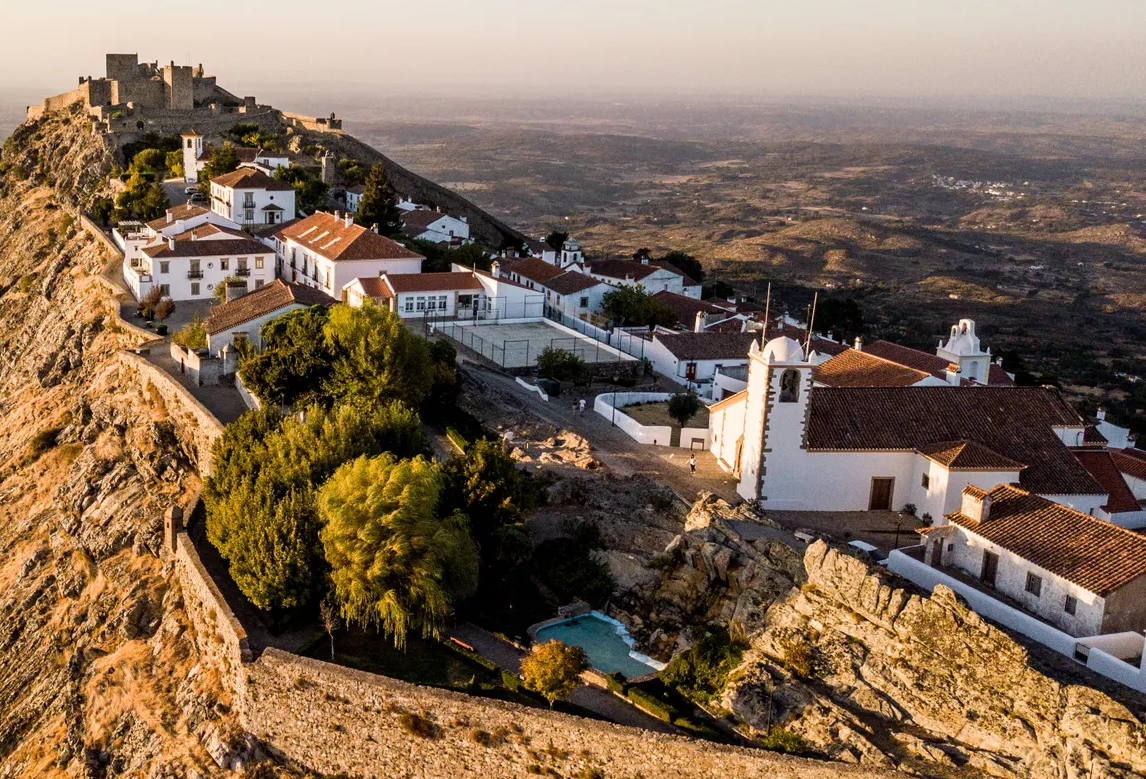
#> input picture Parte06/images/marvao/2.png, 1146 x 779 px, found by its file name
$ python main.py
#> lines starting #> are read from the running program, lines starting #| are printed output that depends on the picture; after the words box and inside, x2 and y2 are one past the last pixel; in counts of white or black regions, pixels touching at a corner belong together
#!/usr/bin/env python3
# shebang line for linux / mac

from copy import deepcopy
import glob
from random import randint
import cv2  # import the opencv library
# from matplotlib import pyplot as plt
import numpy as np
import argparse

# import matplotlib
# matplotlib.use('Agg')


def main():

    # ------------------------------------
    # Setu pargparse
    # ------------------------------------
    parser = argparse.ArgumentParser(
        prog='Traffic car couter',
        description='Counts cars',
        epilog='This is finished')

    # [5 lines of commented-out code are left out]

    parser.add_argument('-qi', '--query_image', type=str, default='/home/ville/Documents/savi_25-26_student/Parte06/images/machu_pichu/2.png')
    parser.add_argument('-ti', '--target_image', type=str, default='/home/ville/Documents/savi_25-26_student/Parte06/images/machu_pichu/1.png')

    args = vars(parser.parse_args())
    print(args)

    # ----------------------------------
    # Load the query and target images
    # ----------------------------------
    q_image = cv2.imread(args['query_image'])
#> q_image is the input picture: shape (779, 1146, 3); mean B, G, R 83, 104.3, 126.1
    q_gray_image = cv2.cvtColor(q_image, cv2.COLOR_BGR2GRAY)  # type: ignore

    t_image = cv2.imread(args['target_image'])
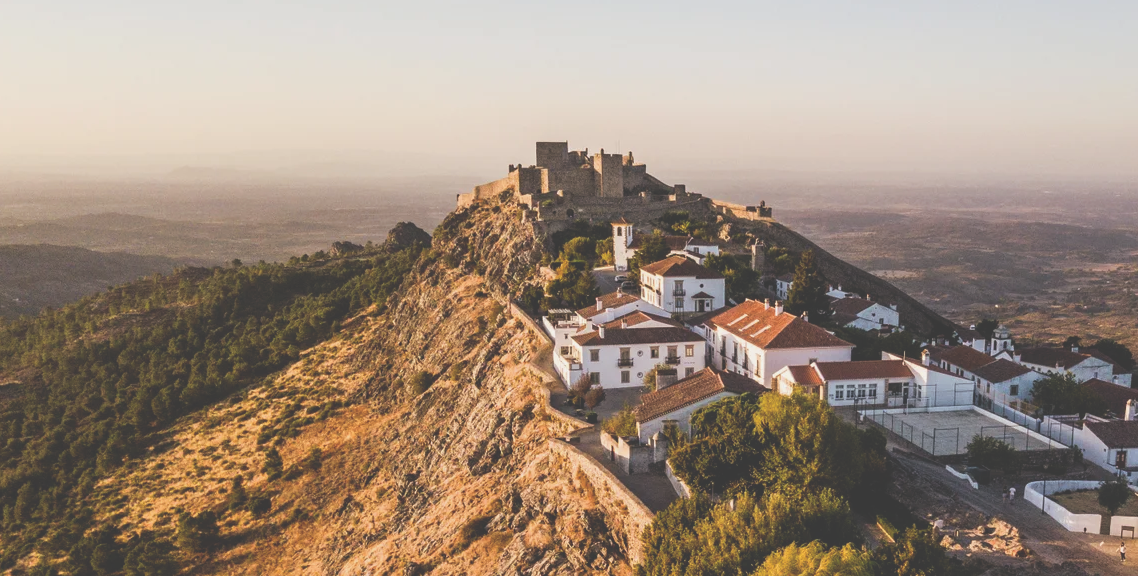
#> input picture Parte06/images/marvao/1.png, 1138 x 576 px, found by its file name
#> t_image is the input picture: shape (576, 1138, 3); mean B, G, R 124.3, 138.9, 156
    t_gray_image = cv2.cvtColor(t_image, cv2.COLOR_BGR2GRAY)  # type: ignore
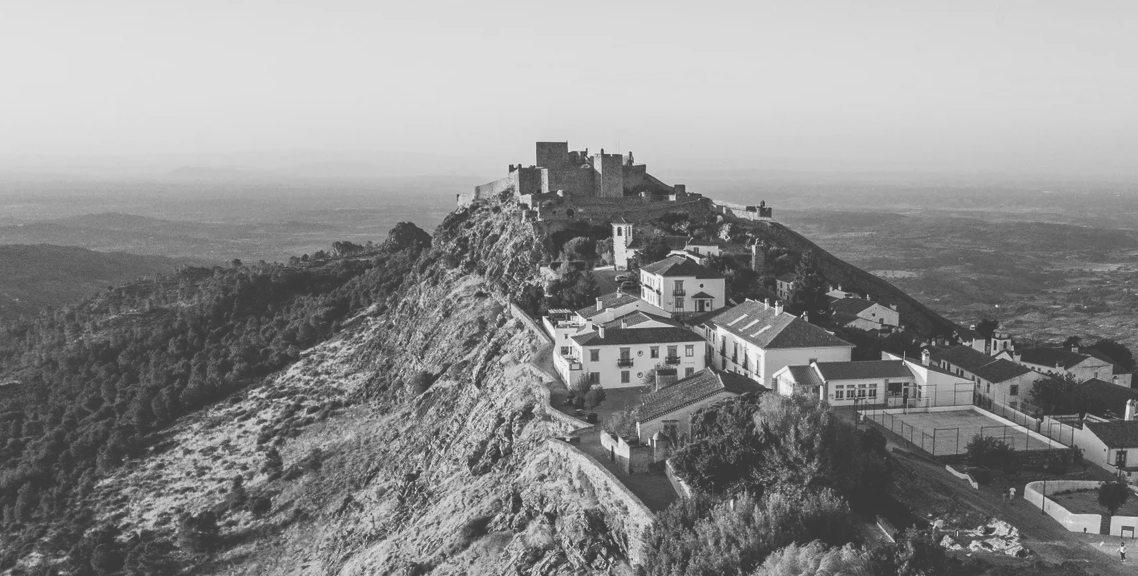
#> t_gray_image: shape (576, 1138); min 57, max 242, mean 142.3

    # ----------------------------------
    # Compute sift keypoints and descriptors
    # ----------------------------------
    sift = cv2.SIFT_create(nfeatures=500)  # create an object for the sift
    q_key_points, q_descriptors = sift.detectAndCompute(q_gray_image, None)
#> q_key_points = 500 keypoints; strongest (x, y, size): (271, 198, 2.3), (857, 339, 2.6), (317, 211, 2), (655, 441, 1.9)
    t_key_points, t_descriptors = sift.detectAndCompute(t_gray_image, None)
#> t_key_points = 500 keypoints; strongest (x, y, size): (747, 299, 1.8), (776, 303, 1.8), (672, 198, 4.4), (602, 150, 2.1)

    # Drawing the keypoints on the query image
    # q_image_gui = deepcopy(q_image)
    # for key_point in q_key_points:  # iterate all keypoints
    #     x = int(key_point.pt[0])
    #     y = int(key_point.pt[1])

    #     color = (randint(0, 255), randint(0, 255), randint(0, 255))
    #     radius = 30
    #     cv2.circle(q_image_gui, (x, y), radius, color, 3)  # type: ignore

    # # Drawing the keypoints on the target image
    # t_image_gui = deepcopy(t_image)
    # for key_point in t_key_points:  # iterate all keypoints
    #     x = int(key_point.pt[0])
    #     y = int(key_point.pt[1])

    #     color = (randint(0, 255), randint(0, 255), randint(0, 255))
    #     radius = 30
    #     cv2.circle(t_image_gui, (x, y), radius, color, 3)  # type: ignore

    # ----------------------------------
    # Feature matching (with David Lowe strategy)
    # ----------------------------------
    index_params = dict(algorithm=1, trees=15)
    search_params = dict(checks=50)
    flann_matcher = cv2.FlannBasedMatcher(index_params, search_params)
    best_matches = flann_matcher.knnMatch(q_descriptors, t_descriptors, k=2)
#> best_matches = 500 matches
    # k = 2 so that for every quaery_point we have the best and the second best matches

    q_image_gui = deepcopy(q_image)
    t_image_gui = deepcopy(t_image)
    # Create a list of matches
    matches = []
    for match_idx, match_vector in enumerate(best_matches):

        best_match = match_vector[0]  # to get the cv2.DMatch from the tuple [match = (cv2.DMatch)]

        # matches.append(best_match)  # taking the winnier, period
        second_best_match = match_vector[1]

        if best_match.distance < second_best_match.distance*0.75:
            matches.append(best_match)  # D. Lowe approach
        else:
            continue

        q_idx = best_match.queryIdx
        t_idx = best_match.trainIdx

        # retrieving the coordinates of the points that are associated in this match
        x_q, y_q = int(q_key_points[q_idx].pt[0]), int(q_key_points[q_idx].pt[1])
        x_t, y_t = int(t_key_points[t_idx].pt[0]), int(t_key_points[t_idx].pt[1])

        color = (randint(0, 255), randint(0, 255), randint(0, 255))
        cv2.circle(q_image_gui, (x_q, y_q), 30, color, 3)
        cv2.circle(t_image_gui, (x_t, y_t), 30, color, 3)
#> this loop made 500 passes
#> (t_idx, x_q, y_q, x_t, y_t, color) on passes 1 to 3: (18, 697, 319, 1127, 407, (197, 215, 20)), (426, 564, 260, 994, 348, (132, 248, 207)), (457, 223, 266, 653, 354, (155, 244, 183))
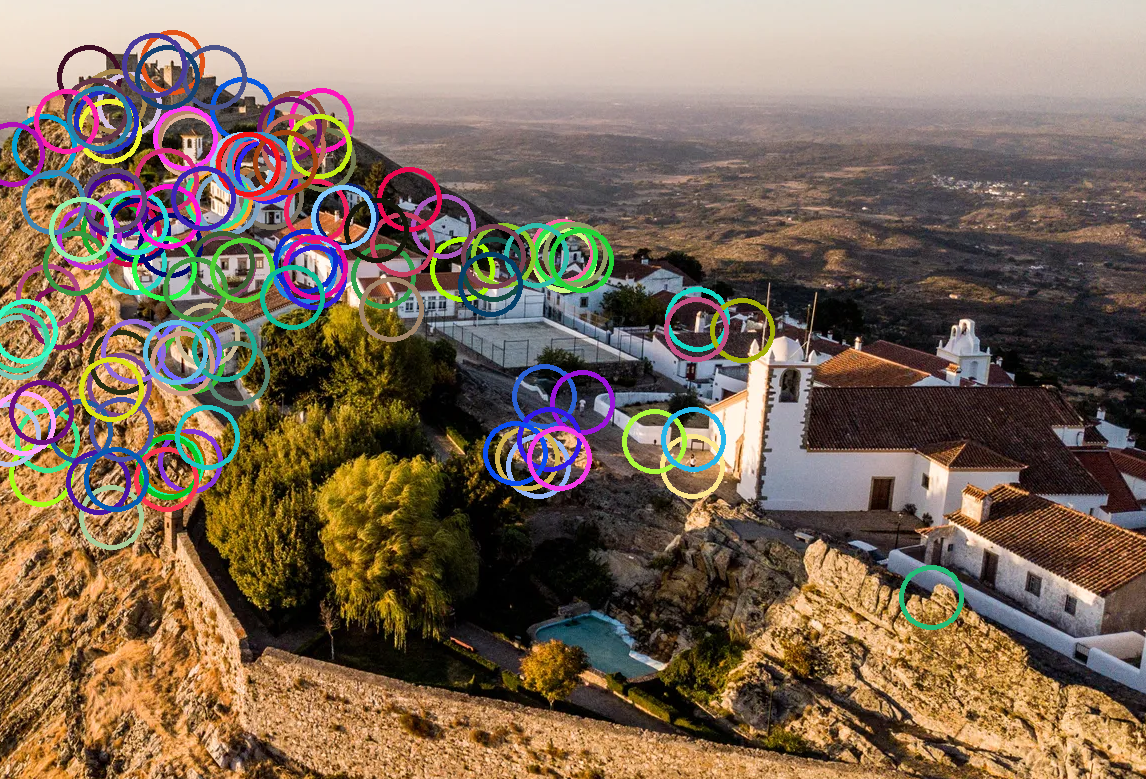
#> q_image_gui: shape (779, 1146, 3); 9.93% of pixels changed, all inside (x1, y1, x2, y2) = (0, 30, 964, 630)
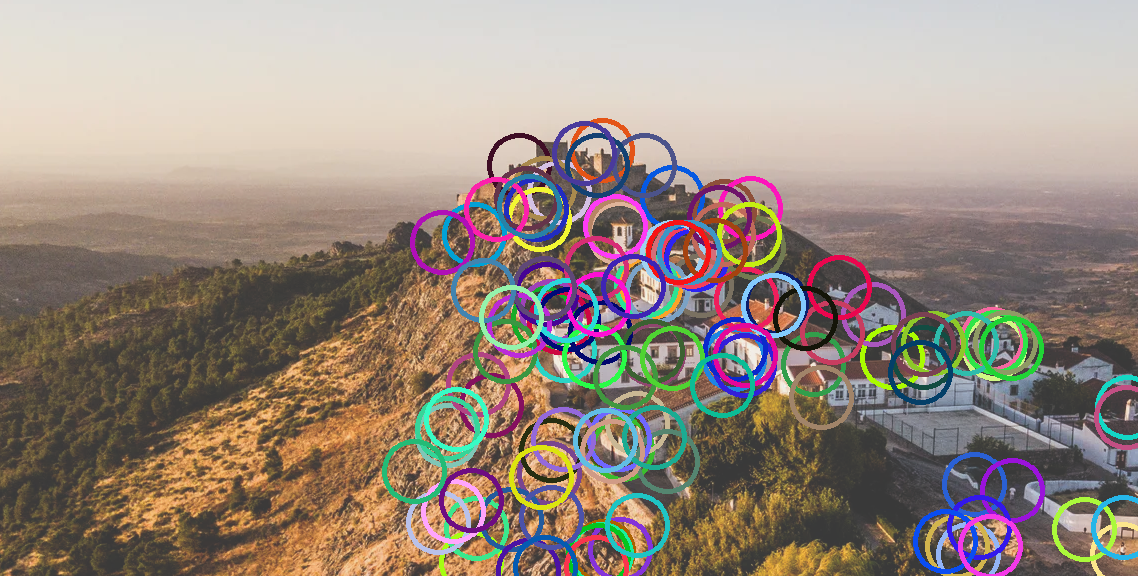
#> t_image_gui: shape (576, 1138, 3); 12.9% of pixels changed, all inside (x1, y1, x2, y2) = (382, 118, 1138, 576)
#> after the loop, matches = 173 matches

    # ------------------------------
    # Compute the transformation between images (homography)
    # q_key_points_nparray should be a numpy ndarray with size (n, 1, 2) of type np.float32
    # ------------------------------

    # Initialize the numpy arrays
    n = len(matches)
#> n = 173
    q_key_points_nparray = np.ndarray((n, 1, 2), dtype=np.float32)
#> q_key_points_nparray = 173 rows, first 8: [1.49e-08, 4.56e-41], [1.49e-08, 4.56e-41], [6.8e+31, 3.07e-41], [6.8e+31, 3.07e-41], [0, 0], [0, 0], [0, 0], [0, 0]
    t_key_points_nparray = np.ndarray((n, 1, 2), dtype=np.float32)
#> t_key_points_nparray = 173 rows, first 8: [1.49e-08, 4.56e-41], [1.49e-08, 4.56e-41], [7.2e+31, 3.07e-41], [7.2e+31, 3.07e-41], [3.67e-43, 0], [3.69e-43, 0], [3.7e-43, 0], [3.71e-43, 0]

    # Set the proper values
    for match_idx, match in enumerate(matches):
        q_idx = match.queryIdx
        t_idx = match.trainIdx

        x_q, y_q = q_key_points[q_idx].pt[0], q_key_points[q_idx].pt[1]
        x_t, y_t = t_key_points[t_idx].pt[0], t_key_points[t_idx].pt[1]

        t_key_points_nparray[match_idx, 0, 0] = x_t
        t_key_points_nparray[match_idx, 0, 1] = y_t

        q_key_points_nparray[match_idx, 0, 0] = x_q
        q_key_points_nparray[match_idx, 0, 1] = y_q
#> this loop made 173 passes
#> (q_idx, t_idx, x_q, y_q, x_t, y_t) on passes 1 to 3: (0, 18, 697.6, 319.4, 1127.6, 407.5), (1, 426, 564.8, 260.5, 994.8, 348.4), (2, 457, 223.6, 266.3, 653.9, 354.4)
#> after the loop, q_key_points_nparray = 173 rows, first 8: [697.6, 319.4], [564.8, 260.5], [223.6, 266.3], [223.6, 266.3], [383.2, 276.5], [383.2, 276.5], [271.5, 197.6], [271.5, 197.6]; t_key_points_nparray = 173 rows, first 8: [1127.6, 407.5], [994.8, 348.4], [653.9, 354.4], [653.9, 354.4], [813.2, 364.5], [813.2, 364.5], [701.4, 285.6], [701.4, 285.6]

    # Compute hte transformation from query_image to target_image
    H, _ = cv2.findHomography(q_key_points_nparray, t_key_points_nparray, cv2.RANSAC)
#> H = [[1, 1.62e-05, 430], [0.000158, 1, 87.99], [2.79e-07, 1.12e-07, 1]]

    height_t, width_t, _ = t_image.shape
#> height_t = 576; width_t = 1138
    height_q, width_q, _ = q_image.shape
#> height_q = 779; width_q = 1146

    q_image_transformed = cv2.warpPerspective(q_image, H, (width_t, height_t))  # type: ignore

    print('t_image shape' + str(t_image.shape))
#| t_image shape(576, 1138, 3)
    print('q_image shape' + str(q_image.shape))
#| q_image shape(779, 1146, 3)
    print('q_image_transformed shape' + str(q_image_transformed.shape))
#| q_image_transformed shape(576, 1138, 3)

    # ------------------------------
    # Fusion or stitching
    # ------------------------------

    # Create a mask to denote where the q_image exists (is not black)
    q_image_transformed_gray = cv2.cvtColor(q_image_transformed, cv2.COLOR_BGR2GRAY)  # type: ignore
    q_mask = np.logical_not(q_image_transformed_gray == 0)
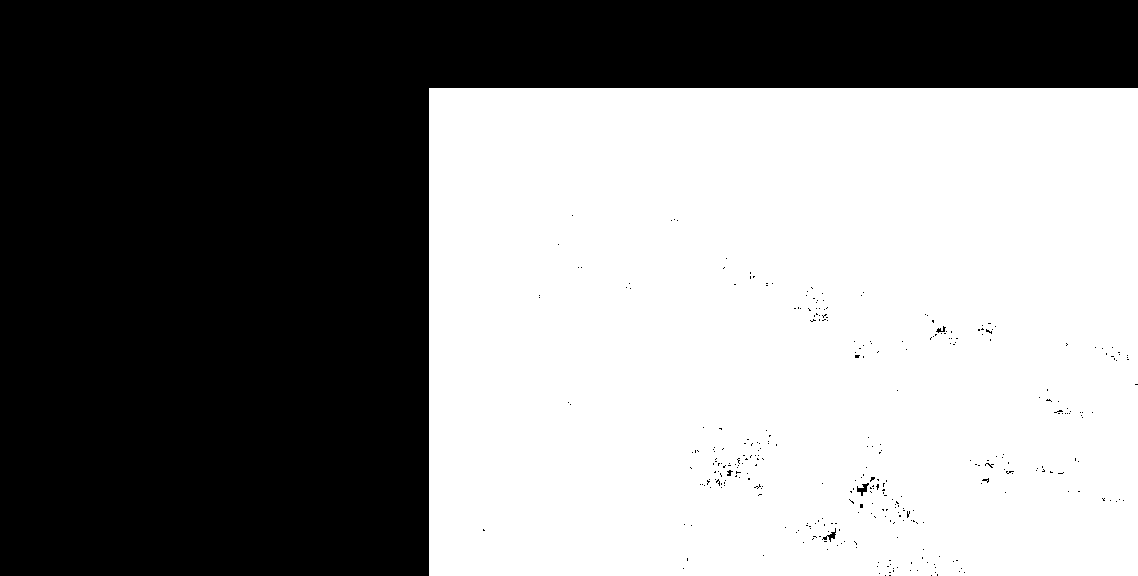
#> q_mask: shape (576, 1138) bool; 52.6% white; 336 black regions (331 under 20 px), largest, box (x1, y1, x2, y2) and area: (0, 0, 1138, 576) 309496, (857, 483, 869, 496) 71, (822, 528, 836, 542) 60, (936, 326, 946, 333) 30, (727, 470, 733, 476) 21

    # [24 lines of commented-out code are left out]

    mosaic_image = t_image  # the outer part is alreay ok, jsut need to change the middel
    # mosaic_image[q_mask] = 0.5 * t_image[q_mask] + 0.5 * q_image_transformed[q_mask]
    mosaic_image[q_mask] = q_image_transformed[q_mask]

    # Convert the mosaic back to unsigned integer 8 bits (uint8)
    mosaic_image = mosaic_image.astype(np.uint8)

    # Draw matches using opencv drawmatches
    # image_matches = deepcopy(q_image)
    image_matches = cv2.drawMatches(q_image,  # type: ignore
                                    q_key_points,
                                    t_image,  # type: ignore
                                    t_key_points,
                                    matches, None)  # type: ignore
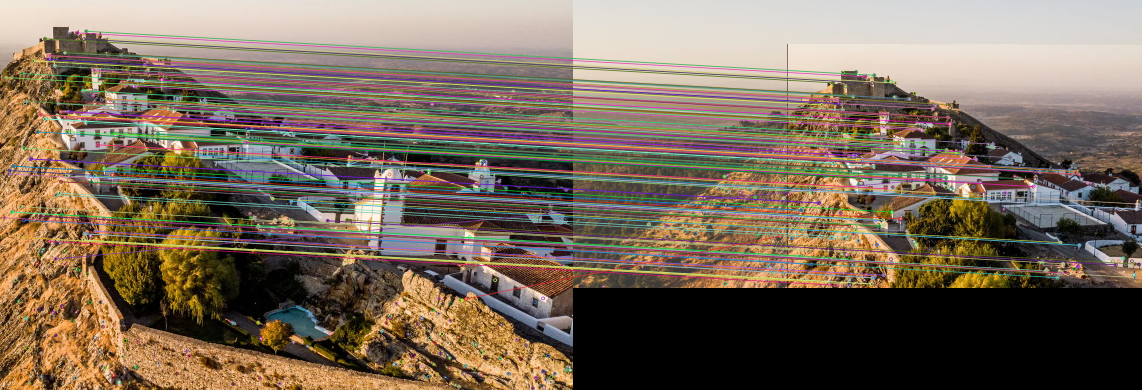
#> image_matches: shape (779, 2284, 3) (shown at 1/2 size); mean B, G, R 91, 107.1, 122.2

    # ---------------------------------------
    # Save images needed for the color optimization

    cv2.imwrite('t_image.png', t_image)
    cv2.imwrite('q_image_transformed.png', q_image_transformed)
    # print(q_mask.dtype)
    cv2.imwrite('q_mask.png', q_mask.astype(np.uint8)*255)

    # ---------------------------------------

    win_name = 'query image'
    cv2.namedWindow(win_name, cv2.WINDOW_NORMAL)
    cv2.imshow(win_name, q_image_gui)  # type: ignore
    win_name = 'target image'
    cv2.namedWindow(win_name, cv2.WINDOW_NORMAL)
    cv2.imshow(win_name, t_image_gui)  # type: ignore

    win_name = 'query image transformed'
    cv2.namedWindow(win_name, cv2.WINDOW_NORMAL)
    cv2.imshow(win_name, q_image_transformed)  # type: ignore

    win_name = 'query image_gray'
    cv2.namedWindow(win_name, cv2.WINDOW_NORMAL)
    cv2.imshow(win_name, q_image_transformed_gray)  # type: ignore

    win_name = 'query mask'
    cv2.namedWindow(win_name, cv2.WINDOW_NORMAL)
    cv2.imshow(win_name, q_mask.astype(np.uint8)*255)  # type: ignore

    win_name = 'matches_image'
    cv2.namedWindow(win_name, cv2.WINDOW_NORMAL)
    cv2.imshow(win_name, image_matches)  # type: ignore

    win_name = 'mosaic_image'
    cv2.namedWindow(win_name, cv2.WINDOW_NORMAL)
    cv2.imshow(win_name, mosaic_image)  # type: ignore

    cv2.waitKey(0)
    #
    # ------------------------------------
    # Open the video file
    # -------------------------------------


if __name__ == '__main__':
    main()
